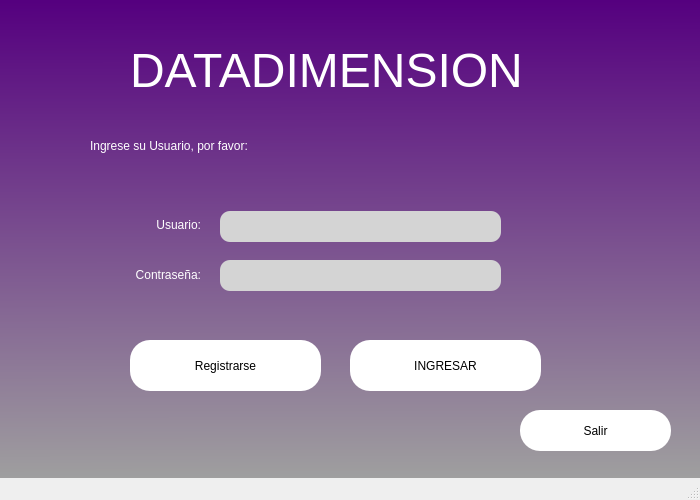
<?xml version="1.0" encoding="UTF-8"?>
<ui version="4.0">
 <class>MainWindow</class>
 <widget class="QMainWindow" name="MainWindow">
  <property name="geometry">
   <rect>
    <x>0</x>
    <y>0</y>
    <width>700</width>
    <height>500</height>
   </rect>
  </property>
  <property name="minimumSize">
   <size>
    <width>700</width>
    <height>500</height>
   </size>
  </property>
  <property name="maximumSize">
   <size>
    <width>700</width>
    <height>500</height>
   </size>
  </property>
  <property name="windowTitle">
   <string>MainWindow</string>
  </property>
  <property name="styleSheet">
   <string notr="true">QWidget#centralwidget{
background-color: qlineargradient(spread:pad, x1:0.517, y1:0, x2:0.522, y2:1, stop:0 rgba(85, 0, 127, 255), stop:1 rgba(159, 159, 159, 255));}</string>
  </property>
  <widget class="QWidget" name="centralwidget">
   <widget class="QLabel" name="label">
    <property name="geometry">
     <rect>
      <x>130</x>
      <y>10</y>
      <width>471</width>
      <height>121</height>
     </rect>
    </property>
    <property name="font">
     <font>
      <family>MS Shell Dlg 2</family>
      <pointsize>36</pointsize>
      <weight>50</weight>
      <italic>false</italic>
      <bold>false</bold>
     </font>
    </property>
    <property name="styleSheet">
     <string notr="true">font: 36pt &quot;MS Shell Dlg 2&quot;;
color: white;</string>
    </property>
    <property name="text">
     <string>DATADIMENSION</string>
    </property>
    <property name="textFormat">
     <enum>Qt::AutoText</enum>
    </property>
    <property name="wordWrap">
     <bool>false</bool>
    </property>
    <property name="openExternalLinks">
     <bool>true</bool>
    </property>
   </widget>
   <widget class="QLabel" name="label_2">
    <property name="geometry">
     <rect>
      <x>90</x>
      <y>130</y>
      <width>391</width>
      <height>31</height>
     </rect>
    </property>
    <property name="styleSheet">
     <string notr="true">font: 16pt &quot;MS Shell Dlg 2&quot;;
color: white;</string>
    </property>
    <property name="text">
     <string>Ingrese su Usuario, por favor:</string>
    </property>
   </widget>
   <widget class="QLabel" name="label_3">
    <property name="geometry">
     <rect>
      <x>100</x>
      <y>210</y>
      <width>101</width>
      <height>31</height>
     </rect>
    </property>
    <property name="styleSheet">
     <string notr="true">font: 16pt &quot;MS Shell Dlg 2&quot;;
color: white;</string>
    </property>
    <property name="text">
     <string>&lt;html&gt;&lt;head/&gt;&lt;body&gt;&lt;p align=&quot;right&quot;&gt;Usuario:&lt;/p&gt;&lt;/body&gt;&lt;/html&gt;</string>
    </property>
   </widget>
   <widget class="QLabel" name="label_4">
    <property name="geometry">
     <rect>
      <x>40</x>
      <y>260</y>
      <width>161</width>
      <height>31</height>
     </rect>
    </property>
    <property name="styleSheet">
     <string notr="true">font: 16pt &quot;MS Shell Dlg 2&quot;;
color: white;</string>
    </property>
    <property name="text">
     <string>&lt;html&gt;&lt;head/&gt;&lt;body&gt;&lt;p align=&quot;right&quot;&gt;Contraseña:&lt;/p&gt;&lt;/body&gt;&lt;/html&gt;</string>
    </property>
   </widget>
   <widget class="QLineEdit" name="lineEdit">
    <property name="geometry">
     <rect>
      <x>220</x>
      <y>211</y>
      <width>281</width>
      <height>31</height>
     </rect>
    </property>
    <property name="styleSheet">
     <string notr="true">border-radius:10px;
font: 14pt &quot;MS Shell Dlg 2&quot;;
background-color: rgb(212, 212, 212);</string>
    </property>
   </widget>
   <widget class="QLineEdit" name="lineEdit_2">
    <property name="geometry">
     <rect>
      <x>220</x>
      <y>260</y>
      <width>281</width>
      <height>31</height>
     </rect>
    </property>
    <property name="styleSheet">
     <string notr="true">border-radius:10px;
font: 14pt &quot;MS Shell Dlg 2&quot;;
background-color: rgb(212, 212, 212);
</string>
    </property>
    <property name="echoMode">
     <enum>QLineEdit::Password</enum>
    </property>
   </widget>
   <widget class="QPushButton" name="pushButton">
    <property name="geometry">
     <rect>
      <x>350</x>
      <y>340</y>
      <width>191</width>
      <height>51</height>
     </rect>
    </property>
    <property name="styleSheet">
     <string notr="true">border-radius:20px;
font: 14pt &quot;MS Shell Dlg 2&quot;;
background-color: rgb(255, 255, 255);</string>
    </property>
    <property name="text">
     <string>INGRESAR</string>
    </property>
   </widget>
   <widget class="QPushButton" name="pushButton_3">
    <property name="geometry">
     <rect>
      <x>520</x>
      <y>410</y>
      <width>151</width>
      <height>41</height>
     </rect>
    </property>
    <property name="styleSheet">
     <string notr="true">border-radius:20px;
font: 14pt &quot;MS Shell Dlg 2&quot;;
background-color: rgb(255, 255, 255);</string>
    </property>
    <property name="text">
     <string>Salir</string>
    </property>
   </widget>
   <widget class="QLabel" name="label_5">
    <property name="geometry">
     <rect>
      <x>230</x>
      <y>305</y>
      <width>361</width>
      <height>31</height>
     </rect>
    </property>
    <property name="font">
     <font>
      <family>MS Shell Dlg 2</family>
      <pointsize>14</pointsize>
      <weight>50</weight>
      <italic>false</italic>
      <bold>false</bold>
     </font>
    </property>
    <property name="styleSheet">
     <string notr="true">font: 14pt &quot;MS Shell Dlg 2&quot;;
color: rgb(252, 255, 39);</string>
    </property>
    <property name="text">
     <string/>
    </property>
   </widget>
   <widget class="QLabel" name="label_6">
    <property name="geometry">
     <rect>
      <x>-10</x>
      <y>-30</y>
      <width>721</width>
      <height>541</height>
     </rect>
    </property>
    <property name="font">
     <font>
      <pointsize>4</pointsize>
     </font>
    </property>
    <property name="layoutDirection">
     <enum>Qt::RightToLeft</enum>
    </property>
    <property name="text">
     <string/>
    </property>
    <property name="pixmap">
     <pixmap>global-tech-summit-ze.jpg</pixmap>
    </property>
    <property name="scaledContents">
     <bool>true</bool>
    </property>
   </widget>
   <widget class="QPushButton" name="pushButton_2">
    <property name="geometry">
     <rect>
      <x>130</x>
      <y>340</y>
      <width>191</width>
      <height>51</height>
     </rect>
    </property>
    <property name="styleSheet">
     <string notr="true">border-radius:20px;
font: 14pt &quot;MS Shell Dlg 2&quot;;
background-color: rgb(255, 255, 255);</string>
    </property>
    <property name="text">
     <string>Registrarse</string>
    </property>
   </widget>
   <zorder>label_6</zorder>
   <zorder>label</zorder>
   <zorder>label_2</zorder>
   <zorder>label_3</zorder>
   <zorder>label_4</zorder>
   <zorder>lineEdit</zorder>
   <zorder>lineEdit_2</zorder>
   <zorder>pushButton</zorder>
   <zorder>pushButton_3</zorder>
   <zorder>label_5</zorder>
   <zorder>pushButton_2</zorder>
  </widget>
  <widget class="QStatusBar" name="statusbar"/>
 </widget>
 <resources/>
 <connections/>
</ui>
